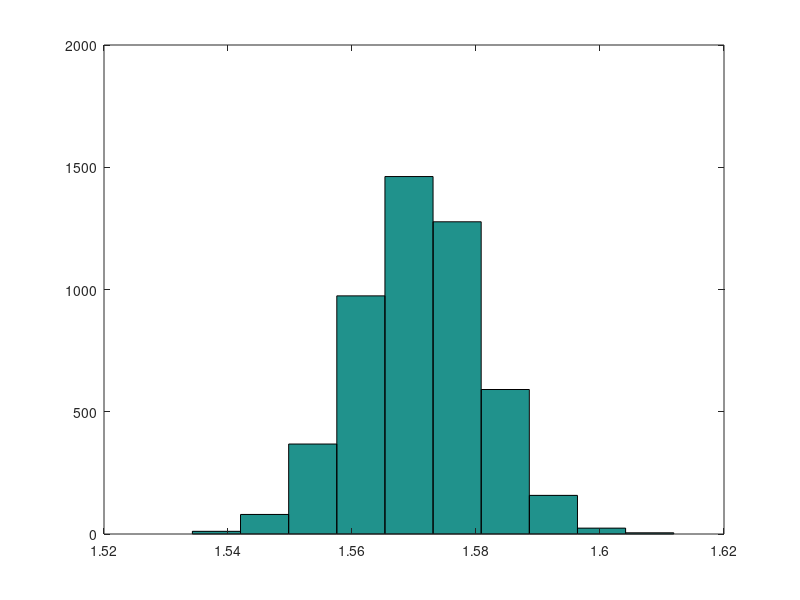

The MATLAB script that drew this image:
clc;
clearvars;
close all;

k = 100;

d1 = 10^3;
d2 = 10^4;
d3 = 10^5;

R1 = randn(d1, k);
R2 = randn(d2, k);
R3 = randn(d3, k);

theta = [];
for i=1:k
    for j=i+1:k
        a = R2(:,i);
        b = R2(:,j);
        costheta = dot(a,b)/(norm(a)*norm(b));
        theta = [theta, acos(costheta)];
    end 
end

hist(theta);






